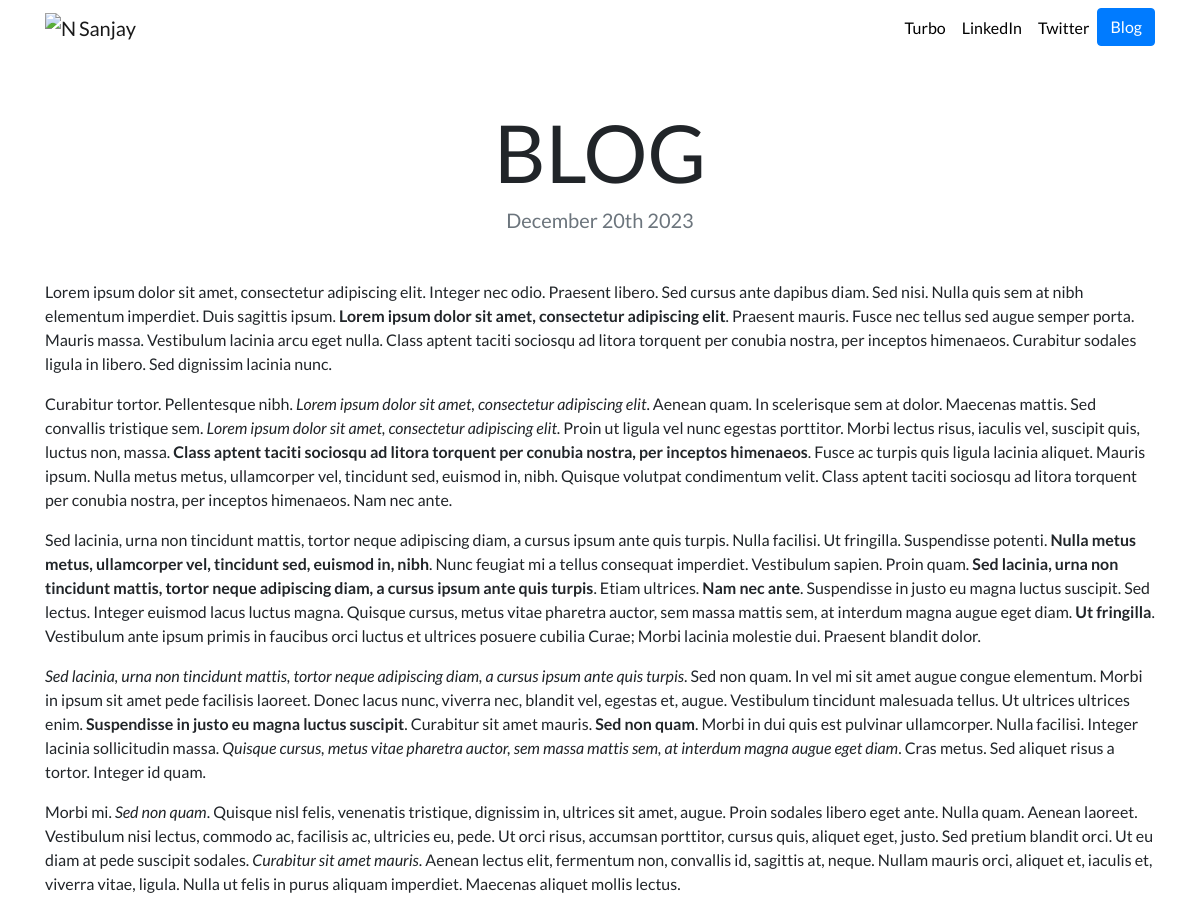
The app's page /blog/2/ with its own data.
### blog/models.py (models this page shows, shortened)
class Blog(models.Model):
    title = models.CharField(max_length=200)
    description = models.TextField()
    date = models.DateField()

### blog/views.py (the view)
# urls.py: path('<int:blog_id>/',views.details, name='details')
def details(request, blog_id):
    blog = get_object_or_404(Blog,pk=blog_id)
    return render(request, 'blog/detail.html',{'blog':blog})

### blog/templates/blog/detail.html
{% extends "portfolio/base.html" %}
{% load static %}
{% block content %}
<h1 class="text-center mt-5" id="blogdetailtitle">{{ blog.title }}</h1>
<h5 class="text-center text-muted mb-5">{{ blog.date|date:'F jS Y' }}</h5>
{{ blog.description|safe }}
{% endblock %}

### portfolio/static/portfolio/custom.css (style rules this page uses)
body { font-family: 'Lato', sans-serif; }
@media (min-width: 992px) { #blogdetailtitle { font-size: 5rem; } }

### records on screen
Blog: title "BLOG", date "December 20th 2023", description "Lorem ipsum dolor sit amet, consectetur adipiscing elit. Integer nec odio. Praesent libero. Sed cursus ante dapibus diam. Sed nisi. Nulla quis sem at nibh elementum imperdiet. Duis sagittis ipsum. Lorem ipsum dolor sit amet, consectetur adipiscing elit . Praesent mauris. Fusce nec tellus sed augue semper porta. Mauris massa. Vestibulum lacinia arcu eget nulla. Class aptent taciti sociosqu ad litora torquent per conubia nostra, per inceptos himenaeos. Curabitur sodales ligula in libero. Sed dignissim lacinia nunc. Curabitur tortor. Pellentesque nibh. Lorem ipsum dolor sit amet, consectetur adipiscing elit . Aenean quam. In scelerisque sem at dolor. Maecenas mattis. Sed convallis tristique…"
